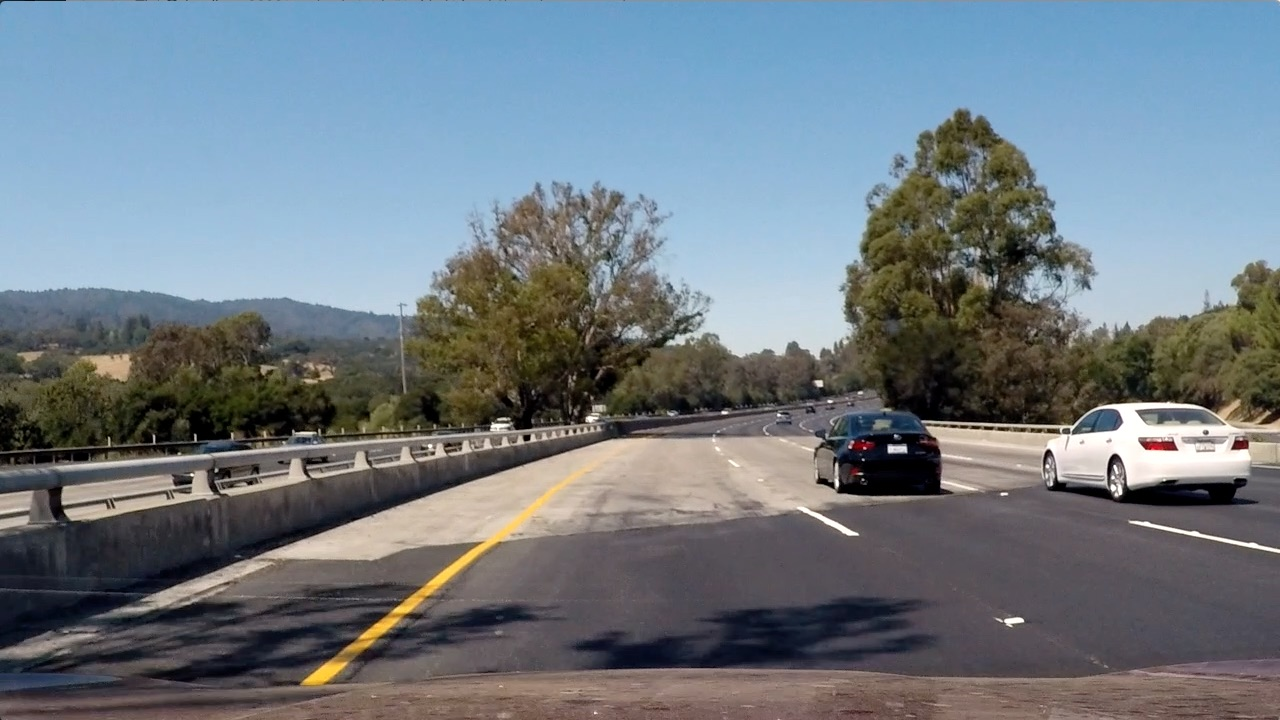
#> input picture img/test_image.jpg, 1280 x 720 px
$ jupyter execute multiple_detections_and_false_positives.ipynb   (shell and % lines are left out)   (older library calls are emulated)
#> lines starting #> are read from the running program, lines starting #| are printed output that depends on the picture
# Multiple Detections & False Positives
Here are six consecutive frames from the project video and I'm showing all the bounding boxes for where my classifier reported positive detections. You can see that overlapping detections exist for each of the two vehicles, and in two of the frames, I find a false positive detection on the guardrail to the left. In this exercise, you'll build a heat-map from these detections in order to combine overlapping detections and remove false positives.

To make a heat-map, you're simply going to add "heat" (+=1) for all pixels within windows where a positive detection is reported by your classifier. The individual heat-maps for the above images look like this:

In the exercise below, you are provided with a list of bounding boxes for the detections in the images shown above. Rather than consider heat-maps for each individual image, you'll write a function that adds "heat" to a map for a list of bounding boxes.
```python
def add_heat(heatmap, bbox_list):
    # Iterate through list of bboxes
    for box in bbox_list:
        # Add += 1 for all pixels inside each bbox
        # Assuming each "box" takes the form ((x1, y1), (x2, y2))
        heatmap[box[0][1]:box[1][1], box[0][0]:box[1][0]] += 1

    # Return updated heatmap
    return heatmap
```
If your classifier is working well, then the "hot" parts of the map are where the cars are, and by imposing a threshold, you can reject areas affected by false positives. So let's write a function to threshold the map as well.
```python
def apply_threshold(heatmap, threshold):
    # Zero out pixels below the threshold
    heatmap[heatmap <= threshold] = 0
    # Return thresholded map
    return heatmap
```
In practice, you will want to integrate a heat map over several frames of video, such that areas of multiple detections get "hot", while transient false positives stay "cool". You can then simply threshold your heatmap to remove false positives.

Once you have a thresholded heat-map, there are many ways you could go about trying to figure out how many cars you have in each frame and which pixels belong to which cars, but one of the most straightforward solutions is to use the `label()` function from `scipy.ndimage.measurements`. You'll use it like this:
```python
from scipy.ndimage.measurements import label
labels = label(heatmap)
```
Now `labels` is a 2-tuple, where the first item is an array the size of the `heatmap` input image and the second element is the number of labels (cars) found.

In the above series of images the same false positive window appeared twice, so if I set a threshold of 2 (meaning set all values <= 2 to 0) and then run the `labels`() function. I get a result that 2 cars were identified (the two islands in the heat-map) and the labeled image where pixels are set to 0 for background, 1 for car number 1, and 2 for car number 2.
```python
heatmap = threshold(heatmap, 2)
labels = label(heatmap)
print(labels[1], 'cars found')
plt.imshow(labels[0], cmap='gray')
```

**2 cars found**

Next, you can take your `labels` image and put bounding boxes around the labeled regions. You could do this in the following manner:
```python
import matplotlib.image as mpimg
import matplotlib.pyplot as plt
import numpy as np
import cv2

def draw_labeled_bboxes(img, labels):
    # Iterate through all detected cars
    for car_number in range(1, labels[1]+1):
        # Find pixels with each car_number label value
        nonzero = (labels[0] == car_number).nonzero()
        # Identify x and y values of those pixels
        nonzeroy = np.array(nonzero[0])
        nonzerox = np.array(nonzero[1])
        # Define a bounding box based on min/max x and y
        bbox = ((np.min(nonzerox), np.min(nonzeroy)), (np.max(nonzerox), np.max(nonzeroy)))
        # Draw the box on the image
        cv2.rectangle(img, bbox[0], bbox[1], (0,0,255), 6)
    # Return the image
    return img

# Read in the last image above
image = mpimg.imread('img105.jpg')
# Draw bounding boxes on a copy of the image
draw_img = draw_labeled_bboxes(np.copy(image), labels)
# Display the image
plt.imshow(draw_img)
```
**And the output looks like this:**

[cell 1]
import matplotlib.image as mpimg
import matplotlib.pyplot as plt
import numpy as np
import pickle
import cv2
from scipy.ndimage.measurements import label

# Read in a pickle file with bboxes saved
# Each item in the "all_bboxes" list will contain a
# list of boxes for one of the images shown above
box_list = pickle.load( open( "bbox_pickle.p", "rb" ))
#> (reads bbox_pickle.p from the repository)

# Read in image similar to one shown above
image = mpimg.imread('./img/test_image.jpg')
#> image is the input picture: shape (720, 1280, 3); mean R, G, B 112.2, 122.7, 130.9
heat = np.zeros_like(image[:,:,0]).astype(np.float)

def add_heat(heatmap, bbox_list):
    # Iterate through list of bboxes
    for box in bbox_list:
        # Add += 1 for all pixels inside each bbox
        # Assuming each "box" takes the form ((x1, y1), (x2, y2))
        heatmap[box[0][1]:box[1][1], box[0][0]:box[1][0]] += 1
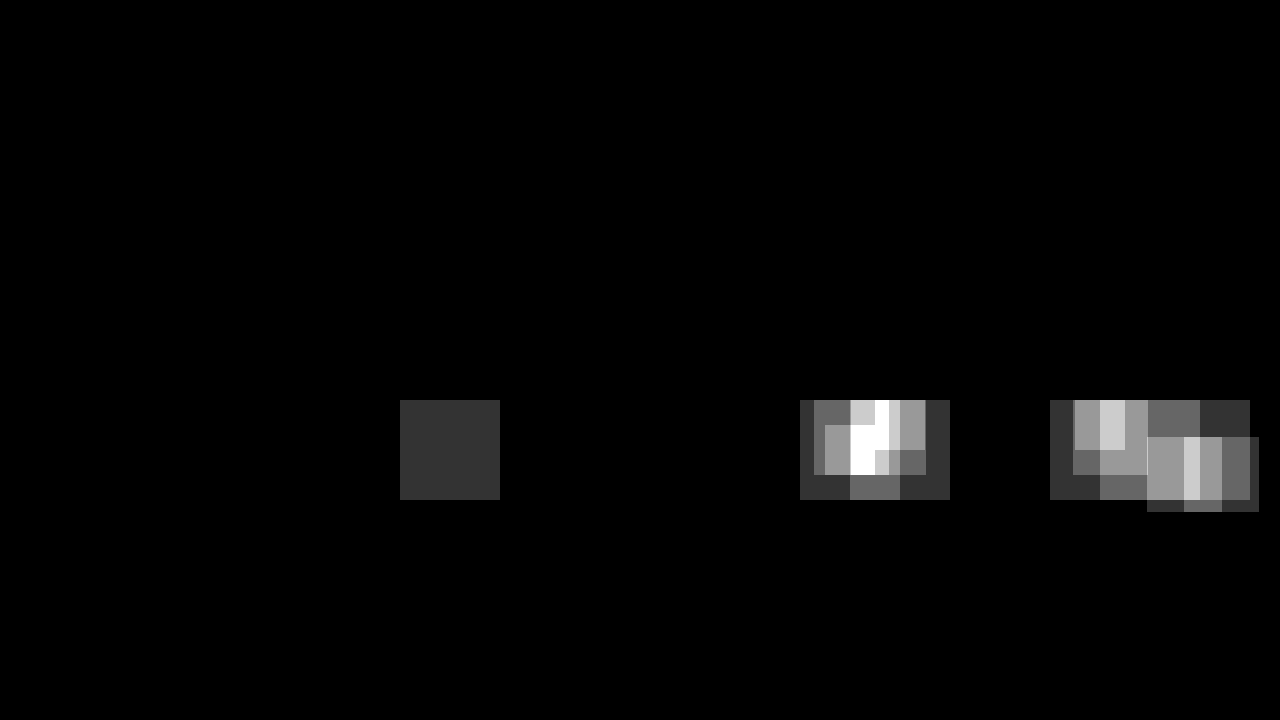
#> heatmap: shape (720, 1280) float64; min 0, max 5, mean 0.104; drawn with min black and max white

    # Return updated heatmap
    return heatmap# Iterate through list of bboxes

def apply_threshold(heatmap, threshold):
    # Zero out pixels below the threshold
    heatmap[heatmap <= threshold] = 0
    # Return thresholded map
    return heatmap

def draw_labeled_bboxes(img, labels):
    # Iterate through all detected cars
    for car_number in range(1, labels[1]+1):
        # Find pixels with each car_number label value
        nonzero = (labels[0] == car_number).nonzero()
        # Identify x and y values of those pixels
        nonzeroy = np.array(nonzero[0])
        nonzerox = np.array(nonzero[1])
        # Define a bounding box based on min/max x and y
        bbox = ((np.min(nonzerox), np.min(nonzeroy)), (np.max(nonzerox), np.max(nonzeroy)))
        # Draw the box on the image
        cv2.rectangle(img, bbox[0], bbox[1], (0,0,255), 6)
    # Return the image
    return img

# Add heat to each box in box list
heat = add_heat(heat,box_list)

# Apply threshold to help remove false positives
heat = apply_threshold(heat,1)

# Visualize the heatmap when displaying
heatmap = np.clip(heat, 0, 255)
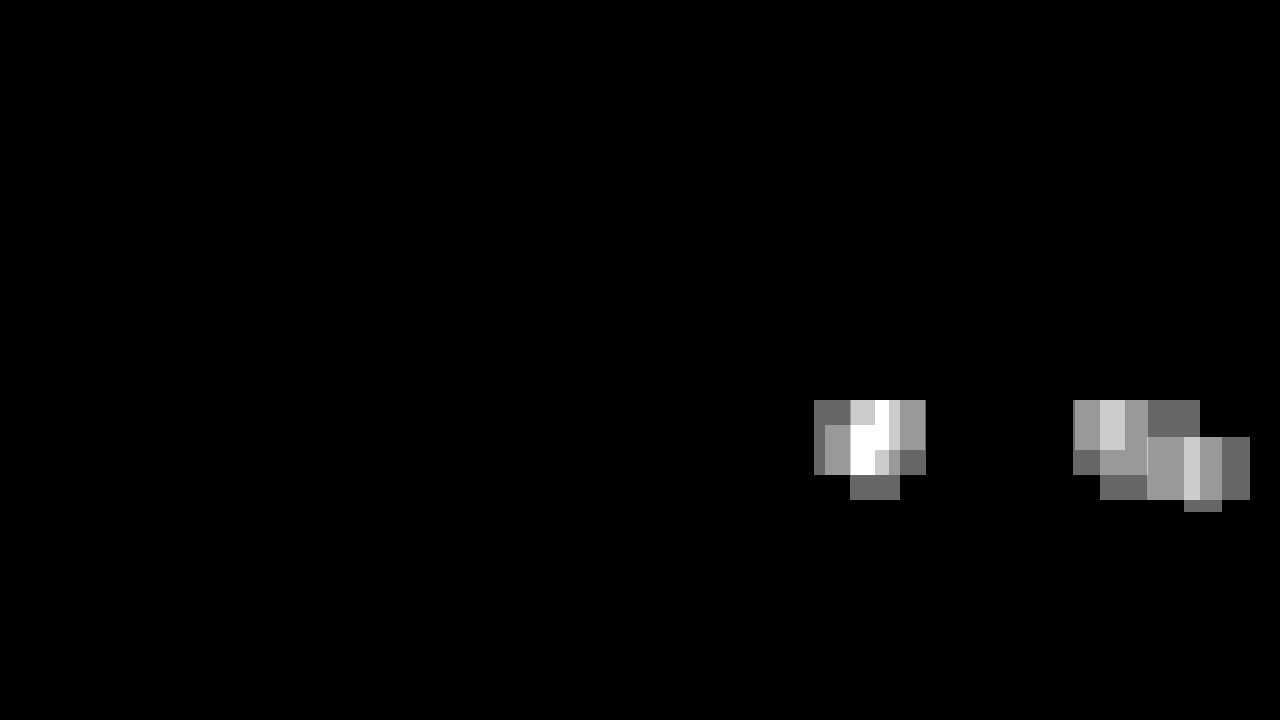
#> heat: shape (720, 1280) float64; min 0, max 5, mean 0.0803; drawn with min black and max white

# Find final boxes from heatmap using label function
labels = label(heatmap)
draw_img = draw_labeled_bboxes(np.copy(image), labels)

fig = plt.figure()
plt.subplot(121)
plt.imshow(draw_img)
plt.title('Car Positions')
plt.subplot(122)
plt.imshow(heatmap, cmap='hot')
plt.title('Heat Map')
fig.tight_layout()
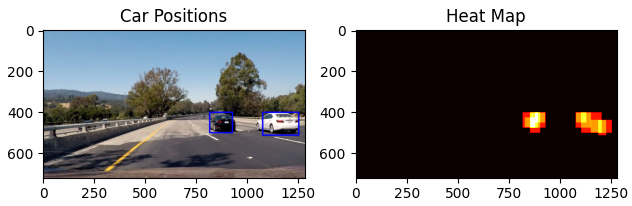
#> figure drawn by matplotlib, 2 panels
